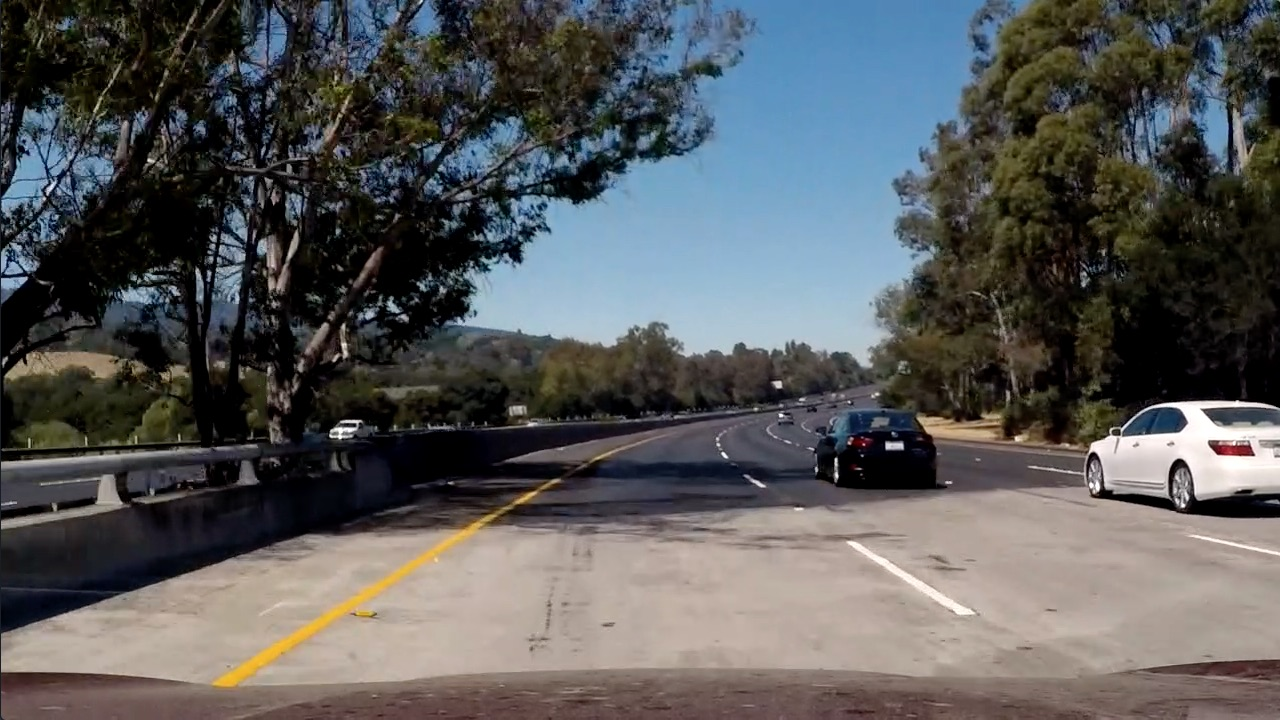
#> input picture test_images/test5.jpg, 1280 x 720 px
$ python transforms.py
#> lines starting #> are read from the running program, lines starting #| are printed output that depends on the picture
import numpy as np
import matplotlib.pyplot as plt
import matplotlib.image as mpimg
import cv2
import glob
import pickle

from calibrate_camera import extract_points


def perspective_transform(image, mtx, dist, src, dest):

    M = cv2.getPerspectiveTransform(src, dest)
    M_inv = cv2.getPerspectiveTransform(dest, src)
    warped = cv2.warpPerspective(image, M, (image.shape[1], image.shape[0]), flags = cv2.INTER_LINEAR)

    return warped, M, M_inv

def draw_lines(image, polygon):

    for i in range(len(polygon)):

        cv2.line(image, tuple(polygon[i]), tuple(polygon[(i + 1) % len(polygon)]), (0, 0, 255), thickness = 2)

if __name__ == "__main__":

    #image = cv2.imread("../test_images/test5.jpg")
    image = mpimg.imread("../test_images/test5.jpg")
#> image is the input picture: shape (720, 1280, 3); mean R, G, B 88.5, 89.3, 89.8

    src = np.float32([
        [250, 678], # bottom left
        [585, 456], # top left
        [698, 456], # top right
        [1057, 678] # bottom right
    ])

    img_copy = np.copy(image)


    dest = np.float32([
        [386, 719], # bottom left
        [386, 0],   # top left
        [894, 0],   # top right
        [894, 719]  # bottom right
    ])

    #mtx, dist = extract_points(glob.glob("../camera_cal/*.jpg"))
    dist_pickle = pickle.load(open("dist_pickle.p", "rb"))
#> (reads src/dist_pickle.p from the repository)
    mtx = dist_pickle["mtx"]
    dist = dist_pickle["dist"]

    undist = cv2.undistort(img_copy, mtx, dist)
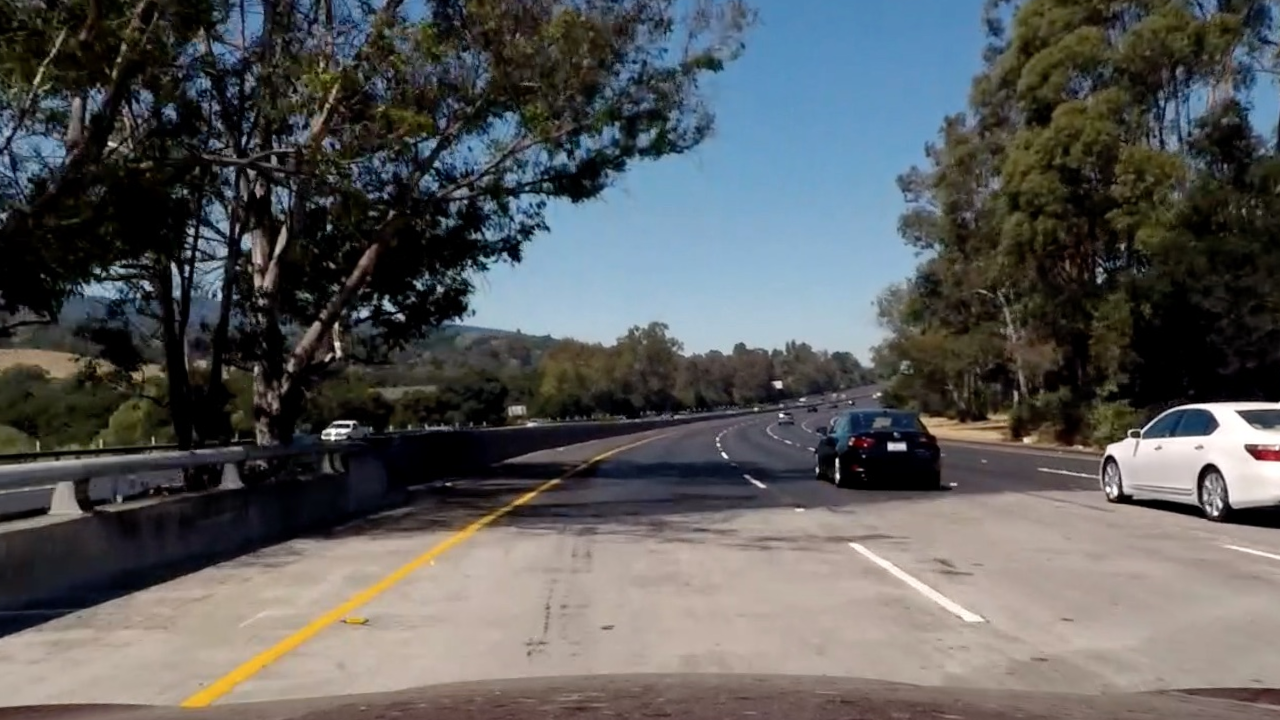
#> undist: shape (720, 1280, 3); mean R, G, B 89.7, 90.6, 90.7

    draw_lines(undist, src)

    warped = perspective_transform(image, mtx, dist, src, dest)
#> in perspective_transform, `M = cv2.getPerspectiveTransform(src, dest)`: M = [[-0.387, -1.5, 878.7], [4.3e-16, -1.99, 908.1], [4.07e-19, -0.00238, 1]]
#> in perspective_transform, `M_inv = cv2.getPerspectiveTransform(dest, src)`: M_inv = [[0.222, -0.765, 499.1], [-1.79e-16, -0.502, 456], [-2.52e-19, -0.0012, 1]]
#> in perspective_transform, `warped = cv2.warpPerspective(image, M, (image.shape[1], image.shape[0]..`:
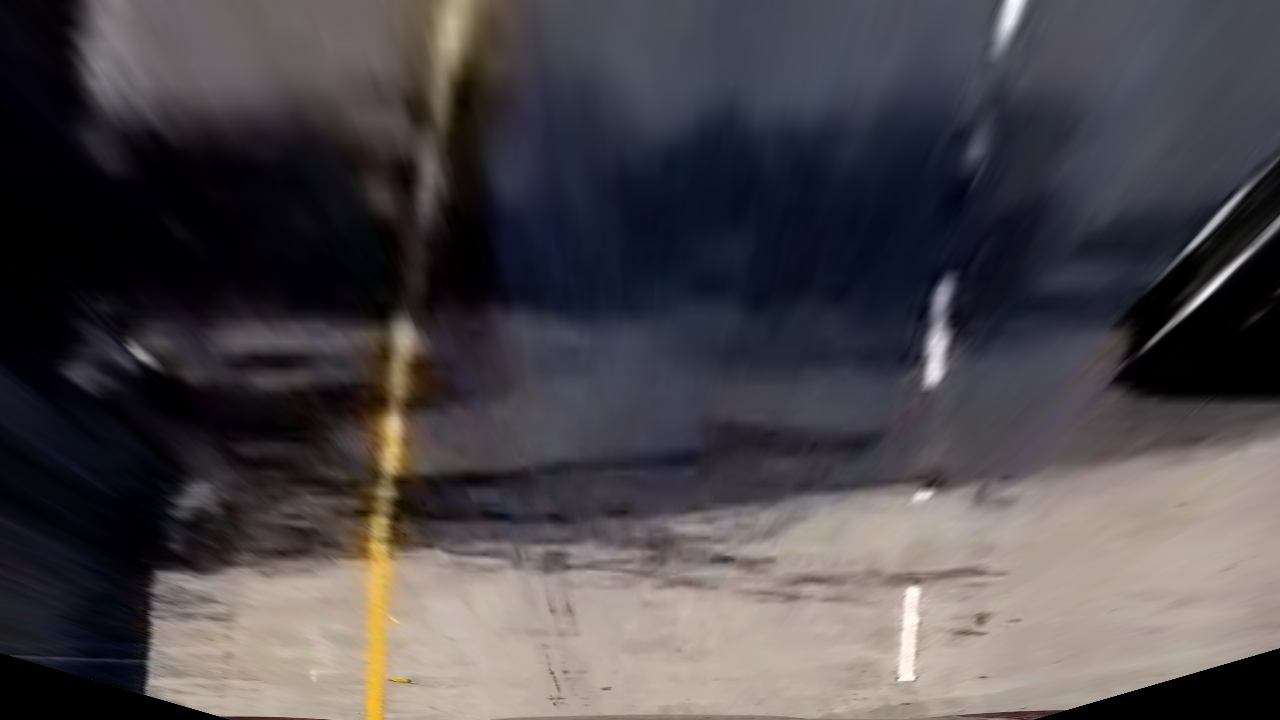
#> warped: shape (720, 1280, 3); mean R, G, B 75.5, 71.1, 74.7

#> (the run stopped early here; a loop or call above may not have finished)
